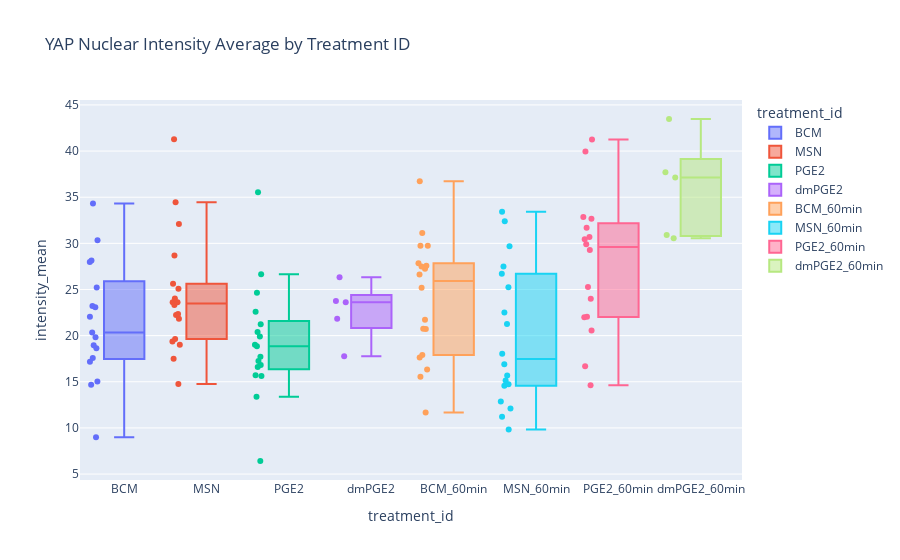

Notebook source saved alongside this figure:
### Code cell
# Create the box plot
fig = px.box(
    grouped_df,
    x='treatment_id',
    y='intensity_mean',
    color='treatment_id',
    points="all",  # Display all points
    hover_data=['experiment_id', 'mouse_id', 'replica_id'],
    title='YAP Nuclear Intensity Average by Treatment ID'
)

# Show the plot
fig.show()

### Figure 1 — Plotly figure (JSON) as saved in the notebook; plotly's stock layout.template omitted (floating-point values rounded to 4 significant figures)
{"data": [{"alignmentgroup": "True", "boxpoints": "all", "customdata": [["RY20240607", "4541", "1"], ["RY20240607", "4541", "2"], ["RY20240607", "4541", "3"], ["RY20240607", "4541", "4"], ["RY20240607", "4541", "5"], ["RY20240607", "4541", "6"], ["RY20240608", "4543", "1"], ["RY20240608", "4543", "2"], ["RY20240608", "4543", "3"], ["RY20240608", "4543", "4"], ["RY20240608", "4543", "5"], ["RY20240608", "4543", "6"], ["RY20240611", "4544", "1"], ["RY20240611", "4544", "2"], ["RY20240611", "4544", "3"], ["RY20240611", "4544", "4"], ["RY20240611", "4544", "5"]], "hovertemplate": "treatment_id=%{x}<br>intensity_mean=%{y}<br>experiment_id=%{customdata[0]}<br>mouse_id=%{customdata[1]}<br>replica_id=%{customdata[2]}<extra></extra>", "legendgroup": "BCM", "marker": {"color": "#636efa"}, "name": "BCM", "notched": false, "offsetgroup": "BCM", "orientation": "v", "showlegend": true, "type": "box", "x": ["BCM", "BCM", "BCM", "BCM", "BCM", "BCM", "BCM", "BCM", "BCM", "BCM", "BCM", "BCM", "BCM", "BCM", "BCM", "BCM", "BCM"], "x0": " ", "xaxis": "x", "y": [22.05, 18.63, 15.03, 17.58, 18.95, 8.99, 17.16, 19.83, 25.2, 23.09, 20.34, 34.32, 28.13, 30.35, 27.99, 14.67, 23.21], "y0": " ", "yaxis": "y"}, {"alignmentgroup": "True", "boxpoints": "all", "customdata": [["RY20240607", "4541", "1"], ["RY20240607", "4541", "2"], ["RY20240607", "4541", "3"], ["RY20240607", "4541", "4"], ["RY20240607", "4541", "5"], ["RY20240607", "4541", "6"], ["RY20240608", "4543", "1"], ["RY20240608", "4543", "2"], ["RY20240608", "4543", "3"], ["RY20240608", "4543", "4"], ["RY20240608", "4543", "5"], ["RY20240608", "4543", "6"], ["RY20240608", "4543", "7"], ["RY20240611", "4544", "1"], ["RY20240611", "4544", "2"], ["RY20240611", "4544", "3"], ["RY20240611", "4544", "4"], ["RY20240611", "4544", "5"]], "hovertemplate": "treatment_id=%{x}<br>intensity_mean=%{y}<br>experiment_id=%{customdata[0]}<br>mouse_id=%{customdata[1]}<br>replica_id=%{customdata[2]}<extra></extra>", "legendgroup": "MSN", "marker": {"color": "#EF553B"}, "name": "MSN", "notched": false, "offsetgroup": "MSN", "orientation": "v", "showlegend": true, "type": "box", "x": ["MSN", "MSN", "MSN", "MSN", "MSN", "MSN", "MSN", "MSN", "MSN", "MSN", "MSN", "MSN", "MSN", "MSN", "MSN", "MSN", "MSN", "MSN"], "x0": " ", "xaxis": "x", "y": [22.23, 19.64, 24.02, 34.46, 32.09, 23.33, 25.63, 22.34, 14.77, 19.02, 21.83, 17.51, 41.29, 28.67, 19.37, 23.61, 23.62, 25.07], "y0": " ", "yaxis": "y"}, {"alignmentgroup": "True", "boxpoints": "all", "customdata": [["RY20240607", "4541", "1"], ["RY20240607", "4541", "2"], ["RY20240607", "4541", "3"], ["RY20240607", "4541", "4"], ["RY20240607", "4541", "5"], ["RY20240607", "4541", "6"], ["RY20240610", "4543", "1"], ["RY20240610", "4543", "2"], ["RY20240610", "4543", "3"], ["RY20240610", "4543", "4"], ["RY20240610", "4543", "5"], ["RY20240610", "4543", "6"], ["RY20240611", "4544", "1"], ["RY20240611", "4544", "2"], ["RY20240611", "4544", "3"], ["RY20240611", "4544", "4"], ["RY20240611", "4544", "5"]], "hovertemplate": "treatment_id=%{x}<br>intensity_mean=%{y}<br>experiment_id=%{customdata[0]}<br>mouse_id=%{customdata[1]}<br>replica_id=%{customdata[2]}<extra></extra>", "legendgroup": "PGE2", "marker": {"color": "#00cc96"}, "name": "PGE2", "notched": false, "offsetgroup": "PGE2", "orientation": "v", "showlegend": true, "type": "box", "x": ["PGE2", "PGE2", "PGE2", "PGE2", "PGE2", "PGE2", "PGE2", "PGE2", "PGE2", "PGE2", "PGE2", "PGE2", "PGE2", "PGE2", "PGE2", "PGE2", "PGE2"], "x0": " ", "xaxis": "x", "y": [19.01, 15.7, 21.24, 35.54, 18.86, 22.58, 26.66, 19.9, 13.39, 17.71, 20.41, 17.26, 16.59, 24.63, 15.62, 16.81, 6.416], "y0": " ", "yaxis": "y"}, {"alignmentgroup": "True", "boxpoints": "all", "customdata": [["RY20240610", "4543", "1"], ["RY20240610", "4543", "2"], ["RY20240610", "4543", "3"], ["RY20240610", "4543", "4"], ["RY20240610", "4543", "5"]], "hovertemplate": "treatment_id=%{x}<br>intensity_mean=%{y}<br>experiment_id=%{customdata[0]}<br>mouse_id=%{customdata[1]}<br>replica_id=%{customdata[2]}<extra></extra>", "legendgroup": "dmPGE2", "marker": {"color": "#ab63fa"}, "name": "dmPGE2", "notched": false, "offsetgroup": "dmPGE2", "orientation": "v", "showlegend": true, "type": "box", "x": ["dmPGE2", "dmPGE2", "dmPGE2", "dmPGE2", "dmPGE2"], "x0": " ", "xaxis": "x", "y": [17.76, 21.84, 26.34, 23.75, 23.61], "y0": " ", "yaxis": "y"}, {"alignmentgroup": "True", "boxpoints": "all", "customdata": [["RY20240611", "4541", "1"], ["RY20240611", "4541", "2"], ["RY20240611", "4541", "3"], ["RY20240611", "4541", "4"], ["RY20240612", "4541", "5"], ["RY20240612", "4541", "6"], ["RY20240612", "4543", "1"], ["RY20240612", "4543", "2"], ["RY20240612", "4543", "3"], ["RY20240613", "4543", "4"], ["RY20240613", "4543", "5"], ["RY20240613", "4543", "6"], ["RY20240618", "4544", "1"], ["RY20240618", "4544", "2"], ["RY20240618", "4544", "3"], ["RY20240618", "4544", "4"], ["RY20240618", "4544", "5"], ["RY20240618", "4544", "6"]], "hovertemplate": "treatment_id=%{x}<br>intensity_mean=%{y}<br>experiment_id=%{customdata[0]}<br>mouse_id=%{customdata[1]}<br>replica_id=%{customdata[2]}<extra></extra>", "legendgroup": "BCM_60min", "marker": {"color": "#FFA15A"}, "name": "BCM_60min", "notched": false, "offsetgroup": "BCM_60min", "orientation": "v", "showlegend": true, "type": "box", "x": ["BCM_60min", "BCM_60min", "BCM_60min", "BCM_60min", "BCM_60min", "BCM_60min", "BCM_60min", "BCM_60min", "BCM_60min", "BCM_60min", "BCM_60min", "BCM_60min", "BCM_60min", "BCM_60min", "BCM_60min", "BCM_60min", "BCM_60min", "BCM_60min"], "x0": " ", "xaxis": "x", "y": [21.73, 25.2, 20.71, 36.73, 17.62, 11.67, 29.73, 26.63, 16.33, 31.12, 20.75, 15.55, 27.58, 27.49, 17.91, 27.83, 29.74, 27.26], "y0": " ", "yaxis": "y"}, {"alignmentgroup": "True", "boxpoints": "all", "customdata": [["RY20240612", "4541", "1"], ["RY20240612", "4541", "2"], ["RY20240612", "4541", "3"], ["RY20240612", "4541", "4"], ["RY20240612", "4541", "5"], ["RY20240612", "4541", "6"], ["RY20240613", "4543", "1"], ["RY20240613", "4543", "2"], ["RY20240613", "4543", "3"], ["RY20240613", "4543", "4"], ["RY20240613", "4543", "5"], ["RY20240613", "4543", "6"], ["RY20240618", "4544", "1"], ["RY20240618", "4544", "2"], ["RY20240619", "4544", "3"], ["RY20240619", "4544", "4"], ["RY20240619", "4544", "5"], ["RY20240619", "4544", "6"]], "hovertemplate": "treatment_id=%{x}<br>intensity_mean=%{y}<br>experiment_id=%{customdata[0]}<br>mouse_id=%{customdata[1]}<br>replica_id=%{customdata[2]}<extra></extra>", "legendgroup": "MSN_60min", "marker": {"color": "#19d3f3"}, "name": "MSN_60min", "notched": false, "offsetgroup": "MSN_60min", "orientation": "v", "showlegend": true, "type": "box", "x": ["MSN_60min", "MSN_60min", "MSN_60min", "MSN_60min", "MSN_60min", "MSN_60min", "MSN_60min", "MSN_60min", "MSN_60min", "MSN_60min", "MSN_60min", "MSN_60min", "MSN_60min", "MSN_60min", "MSN_60min", "MSN_60min", "MSN_60min", "MSN_60min"], "x0": " ", "xaxis": "x", "y": [14.74, 11.2, 14.57, 15.69, 18.04, 12.87, 27.48, 25.25, 12.1, 9.826, 16.9, 26.72, 15.14, 29.68, 21.26, 33.42, 32.39, 22.52], "y0": " ", "yaxis": "y"}, {"alignmentgroup": "True", "boxpoints": "all", "customdata": [["RY20240612", "4541", "1"], ["RY20240612", "4541", "2"], ["RY20240612", "4541", "3"], ["RY20240612", "4541", "4"], ["RY20240612", "4541", "5"], ["RY20240614", "4543", "1"], ["RY20240614", "4543", "2"], ["RY20240614", "4543", "3"], ["RY20240614", "4543", "4"], ["RY20240614", "4543", "5"], ["RY20240619", "4544", "1"], ["RY20240619", "4544", "2"], ["RY20240619", "4544", "3"], ["RY20240619", "4544", "4"], ["RY20240619", "4544", "5"], ["RY20240619", "4544", "6"]], "hovertemplate": "treatment_id=%{x}<br>intensity_mean=%{y}<br>experiment_id=%{customdata[0]}<br>mouse_id=%{customdata[1]}<br>replica_id=%{customdata[2]}<extra></extra>", "legendgroup": "PGE2_60min", "marker": {"color": "#FF6692"}, "name": "PGE2_60min", "notched": false, "offsetgroup": "PGE2_60min", "orientation": "v", "showlegend": true, "type": "box", "x": ["PGE2_60min", "PGE2_60min", "PGE2_60min", "PGE2_60min", "PGE2_60min", "PGE2_60min", "PGE2_60min", "PGE2_60min", "PGE2_60min", "PGE2_60min", "PGE2_60min", "PGE2_60min", "PGE2_60min", "PGE2_60min", "PGE2_60min", "PGE2_60min"], "x0": " ", "xaxis": "x", "y": [14.64, 32.86, 31.7, 16.69, 20.55, 29.27, 22.04, 24.0, 29.91, 41.24, 39.95, 30.45, 30.68, 25.27, 32.68, 21.99], "y0": " ", "yaxis": "y"}, {"alignmentgroup": "True", "boxpoints": "all", "customdata": [["RY20240614", "4543", "1"], ["RY20240614", "4543", "2"], ["RY20240614", "4543", "3"], ["RY20240614", "4543", "4"], ["RY20240614", "4543", "5"]], "hovertemplate": "treatment_id=%{x}<br>intensity_mean=%{y}<br>experiment_id=%{customdata[0]}<br>mouse_id=%{customdata[1]}<br>replica_id=%{customdata[2]}<extra></extra>", "legendgroup": "dmPGE2_60min", "marker": {"color": "#B6E880"}, "name": "dmPGE2_60min", "notched": false, "offsetgroup": "dmPGE2_60min", "orientation": "v", "showlegend": true, "type": "box", "x": ["dmPGE2_60min", "dmPGE2_60min", "dmPGE2_60min", "dmPGE2_60min", "dmPGE2_60min"], "x0": " ", "xaxis": "x", "y": [43.47, 37.7, 30.89, 37.15, 30.56], "y0": " ", "yaxis": "y"}], "layout": {"boxmode": "overlay", "legend": {"title": {"text": "treatment_id"}, "tracegroupgap": 0}, "title": {"text": "YAP Nuclear Intensity Average by Treatment ID"}, "xaxis": {"anchor": "y", "categoryarray": ["BCM", "MSN", "PGE2", "dmPGE2", "BCM_60min", "MSN_60min", "PGE2_60min", "dmPGE2_60min"], "categoryorder": "array", "domain": [0, 1], "title": {"text": "treatment_id"}}, "yaxis": {"anchor": "x", "domain": [0, 1], "title": {"text": "intensity_mean"}}}}
